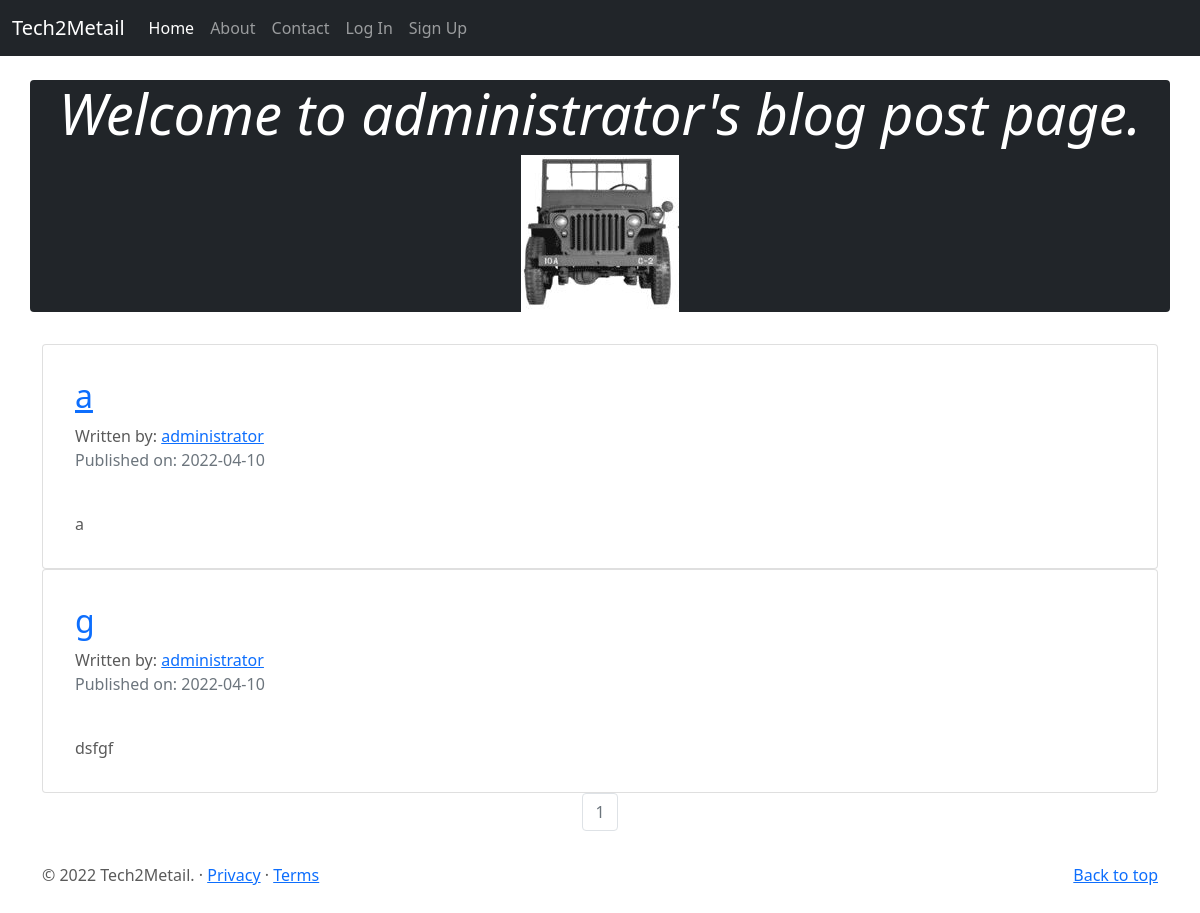
Page /administrator on the earlier database version.
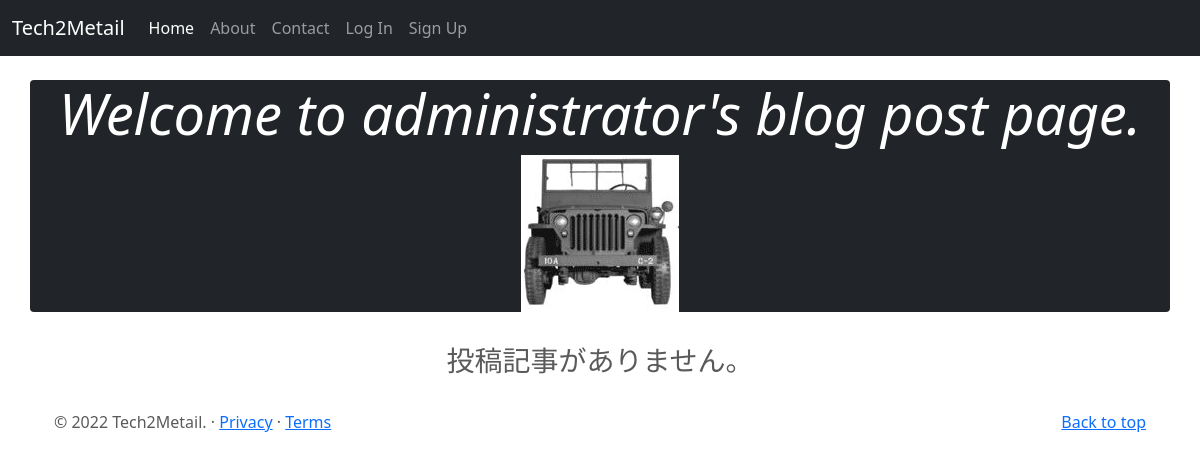
Same page on the later database version.
### tech2metailblog/models.py (models this page shows, shortened)
class User(db.Model,UserMixin):
    __tablename__ = "users"
    id = db.Column(db.Integer,primary_key=True)
    profile_image = db.Column(db.String(20),nullable=False,default='default_profile.png')
    email = db.Column(db.String(64),unique=True,index=True)
    username = db.Column(db.String(64),unique=True,index=True)
    password_hash = db.Column(db.String(128))
    posts = db.relationship('BlogPost',backref='author',lazy=True)
    booksposts = db.relationship('BooksPost',backref='user',lazy=True)

class BlogPost(db.Model):
    users = db.relationship(User)
    id = db.Column(db.Integer, primary_key=True)
    user_id = db.Column(db.Integer,db.ForeignKey('users.id'),nullable=False)
    date = db.Column(db.DateTime,nullable=False,default=datetime.now(pytz.timezone('Asia/Tokyo')))
    title = db.Column(db.String(140),nullable=False)
    text = db.Column(db.Text,nullable=False)

### tech2metailblog/users/views.py (the view)
@users.route('/<username>')
def user_posts(username):
    page = request.args.get('page',1,type=int)
    user = User.query.filter_by(username=username).first_or_404()
    blog_posts = BlogPost.query.filter_by(author=user).order_by(BlogPost.date.desc()).paginate(page=page,per_page=5)
    return render_template('user_blog_posts.html',blog_posts=blog_posts,user=user)

### tech2metailblog/templates/user_blog_posts.html
{% extends 'base.html'%}
{% block content %}
<div class="container text-white rounded bg-dark">
    <div class=" px-0">
       <div class="text-center">
            <h1 class="display-4 fst-italic">Welcome to {{user.username}}'s blog post page.</h1>
            <img src="{{url_for('static',filename='profile_pics/'+user.profile_image)}}">
        </div>
    </div>
</div>
<div class="container" >
{% if blog_posts.items %}
{% for post in blog_posts.items %}
  <div class="card text-center">
      <div class="card-body text-start">
        <h2><a href="{{url_for('blog_posts.blog_post',blog_post_id=post.id)}}">{{post.title}} </a></h2>
        Written by: <a href="{{url_for('users.user_posts',username=post.author.username)}}">{{post.author.username}} </a>
        <p class='text-muted'>Published on: {{post.date.strftime("%Y-%m-%d")}}</p>
        <br>
        {{post.text}}
      </div>
  </div>
    {% endfor %}
<nav aria-label='Page Navigation example'>
    <ul class="pagination justify-content-center">
        {% for page_num in blog_posts.iter_pages(left_edge=1,right_edge=1,left_current=1,right_current=2) %}
          {% if blog_posts.page == page_num %}
            <li class="page-item disabled">
                <a href="{{url_for('users.user_posts',username=user.username,page=page_num)}}" class="page-link">{{ page_num }}</a>
            </li>
          {% else %}
            <li class="page-item">
                <a href="{{url_for('users.user_posts',username=user.username,page=page_num)}}" class="page-link">{{ page_num }}</a>
            </li>
          {% endif %}
        {% endfor %}
    </ul>
</nav>
</div>
{% else %}
<div class="text-center">
<h3>投稿記事がありません。</h3>
</div>
{% endif %}
{% endblock %}

### tech2metailblog/templates/base.html (shortened to what this page needs)
<!DOCTYPE html>
<html lang="ja">
  <head>
        <link href="https://cdn.jsdelivr.net/npm/bootstrap@5.0.2/dist/css/bootstrap.min.css" rel="stylesheet">
        <link href="{{url_for('static',filename="style.css")}}" rel="stylesheet">
   </head>
<body>
    <header>
        <nav class="navbar navbar-expand-md navbar-dark fixed-top bg-dark">
          <div class="container-fluid">
            <a class="navbar-brand" href="#">Tech2Metail</a>
            <div class="collapse navbar-collapse" id="navbarCollapse">
              <ul class="navbar-nav me-auto mb-2 mb-md-0">
                <li class="nav-item">
                  <a class="nav-link active" aria-current="page" href="{{url_for('core.index')}}">Home</a>
                </li>
                <li class="nav-item">
                  <a class="nav-link" href="{{url_for('core.info')}}">About</a>
                </li>
                <li class="nav-item">
                  <a class="nav-link" href="{{url_for('contacts.contact')}}">Contact</a>
                </li>
                {% if current_user.is_authenticated %}
                <li class="nav-item">
                  <a class="nav-link" href="{{url_for('users.logout')}}" >Log Out</a>
                </li>
                <li class="nav-item">
                    <a class="nav-link" href="{{url_for('users.account',username=current_user.username)}}" >Account</a>
                </li>
                <li class="nav-item">
                  <a class="nav-link" href="{{url_for('books.show_shelf')}}">Books</a>
                </li>
                {% else %}
                <li class="nav-item">
                    <a class="nav-link" href="{{url_for('users.login')}}" >Log In</a>
                </li>
                <li class="nav-item">
                    <a class="nav-link" href="{{url_for('users.signup')}}" >Sign Up</a>
                </li>
                {% endif %}
              </ul>
            </div>
          </div>
        </nav>
    </header>
    <main class="main">
      {% block content%}
      {% endblock %}
      <footer class="container">
        <p class="float-end"><a href="#">Back to top</a></p>
        <p>&copy; 2022 Tech2Metail. &middot; <a href="#">Privacy</a> &middot; <a href="#">Terms</a></p>
      </footer>
    </main>
</body>
</html>

### tech2metailblog/static/style.css (style rules this page uses)
body { padding-top: 3rem; padding-bottom: 3rem; color: #5a5a5a; }
main { margin-top: 2rem; }
.container { margin-top: 2rem; }
.text-center { text-align: center; }

Differences in the rows shown:
removed BlogPost: title "a", author.username "administrator", date "2022-04-10", text "a"
removed BlogPost: title "g", author.username "administrator", date "2022-04-10", text "dsfgf"
Other differences:
text now shown: "投稿記事がありません。"
list line gone: "1"
